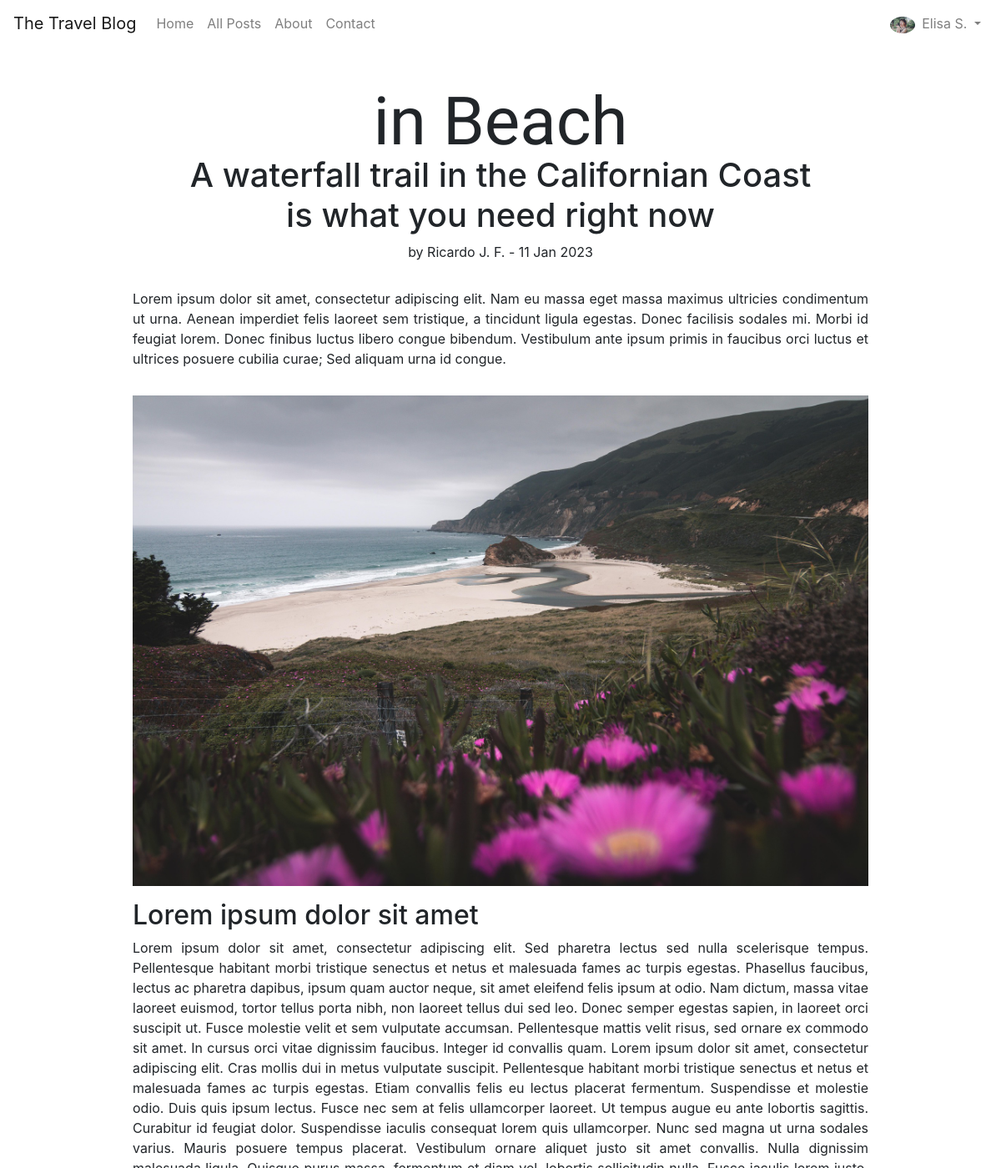
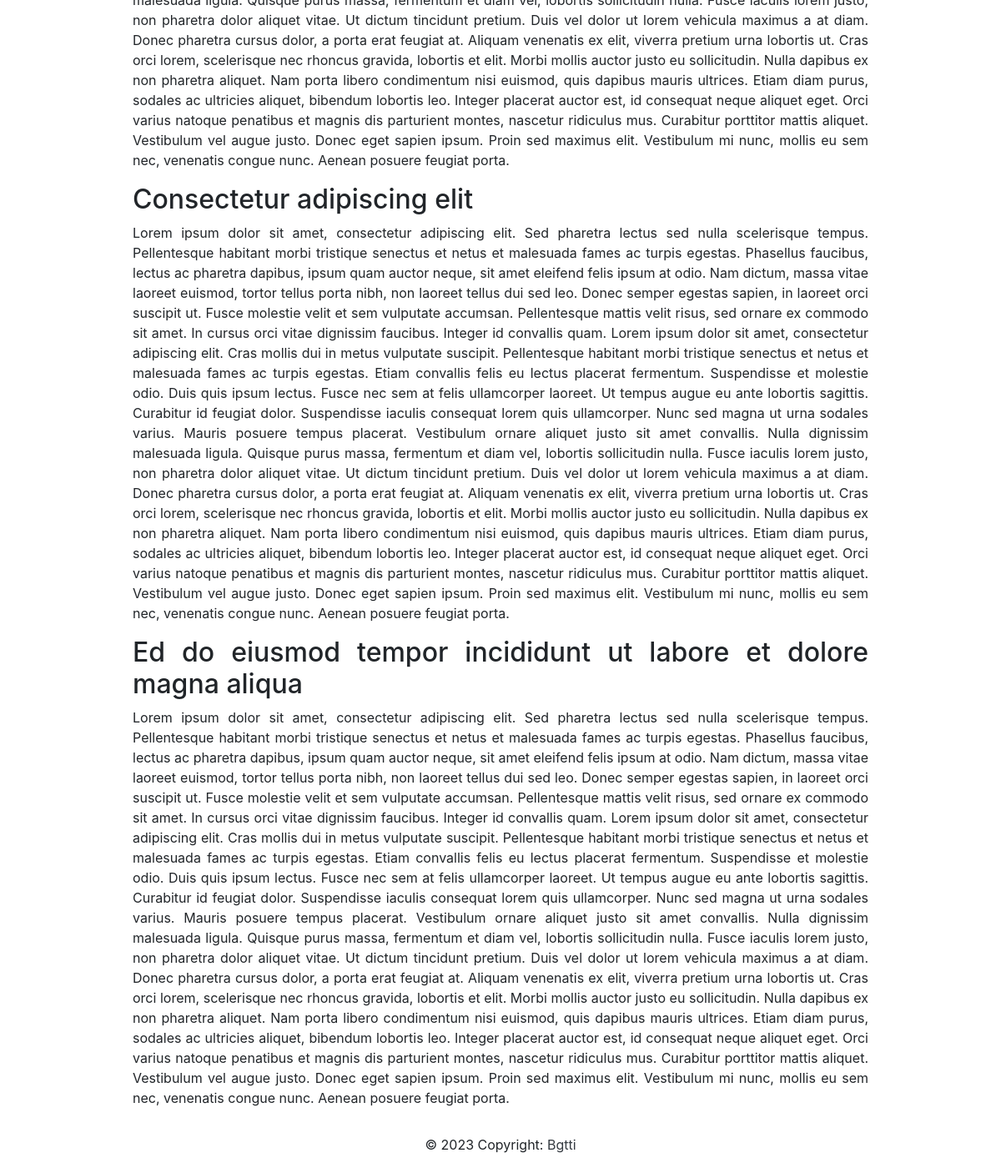
The app's page /dashboard/manage_posts/preview_post/2 (signed in) with its own data (2 pictures, top to bottom).
### app/models/user.py (models this page shows, shortened)
class Blog_User(UserMixin, db.Model):
    __tablename__ = "blog_user"
    id = db.Column(db.Integer, primary_key=True)
    name = db.Column(db.String(200), nullable=False, unique=True)
    email = db.Column(db.String(200), nullable=False, unique=True)
    password = db.Column(db.String(200), nullable=False)
    date_created = db.Column(db.DateTime, default=datetime.utcnow)
    about = db.Column(db.String(385), default="")
    picture = db.Column(
        db.String(), default="Picture_default.jpg")
    type = db.Column(db.String(100), nullable=False, default="user")
    blocked = db.Column(db.String(5), default="FALSE")
    admin_notes = db.Column(db.Text)
    posts = db.relationship('Blog_Posts', backref='author')
    comments = db.relationship('Blog_Comments', backref='user')
    replies = db.relationship('Blog_Replies', backref='user')
    likes = db.relationship('Blog_Likes', backref='user')
    bookmarks = db.relationship('Blog_Bookmarks', backref='user')

### app/models/themes.py (models this page shows, shortened)
class Blog_Theme(db.Model):
    __tablename__ = "blog_theme"
    id = db.Column(db.Integer, primary_key=True)
    theme = db.Column(db.String(30), nullable=False)
    picture = db.Column(db.String(700), nullable=False)
    picture_source = db.Column(db.String(700))
    posts = db.relationship('Blog_Posts', backref='theme_group')

### app/models/posts.py (models this page shows, shortened)
class Blog_Posts(db.Model):
    __tablename__ = "blog_posts"
    id = db.Column(db.Integer, primary_key=True)
    date_submitted = db.Column(db.DateTime, default=datetime.utcnow)
    date_to_post = db.Column(db.DateTime, default=datetime.utcnow)
    title = db.Column(db.String(200), nullable=False)
    intro = db.Column(db.String(200), nullable=False)
    body = db.Column(db.Text, nullable=False)
    picture_v = db.Column(db.String(200))
    picture_v_source = db.Column(db.String(500))
    picture_h = db.Column(db.String(200))
    picture_h_source = db.Column(db.String(500))
    picture_s = db.Column(db.String(200))
    picture_s_source = db.Column(db.String(500))
    picture_alt = db.Column(db.String(200))
    meta_tag = db.Column(db.String(200))
    title_tag = db.Column(db.String(200))
    admin_approved = db.Column(db.String(5), default="FALSE")
    featured = db.Column(db.String(5), default="FALSE")
    likes = db.relationship('Blog_Likes', backref='post')
    comments = db.relationship('Blog_Comments', backref='target_post')
    replies = db.relationship('Blog_Replies', backref='target_post')
    bookmarks = db.relationship('Blog_Bookmarks', backref='post')
    author_id = db.Column(db.Integer, db.ForeignKey('blog_user.id'))
    theme_id = db.Column(db.Integer, db.ForeignKey('blog_theme.id'))

### app/dashboard/routes.py (the view)
@dashboard.route("/dashboard/manage_posts_author/preview_post/<int:id>", endpoint='preview_post_author')
@dashboard.route("/dashboard/manage_posts/preview_post/<int:id>")
@login_required
def preview_post(id):
    post_to_preview = Blog_Posts.query.get_or_404(id)
    return render_template("dashboard/posts_preview_post.html", logged_in=current_user.is_authenticated, post_to_preview=post_to_preview)

### app/account/routes.py (called while the page is built)
@login_manager.user_loader
def load_user(user_id):
    return Blog_User.query.get(int(user_id))

### app/templates/dashboard/posts_preview_post.html (shortened to what this page needs)
{% extends "base.html" %}
{% block content %}
<section class="mb-3 container-fluid">
    <div class="row justify-content-center">
        <div class="col-lg-8 col-md-10">
            <p class="ALL-special-font ALL-h1 text-center" style="margin-bottom: -20px;">in {{post_to_preview.theme_group.theme}}
            </p>
        </div>
        <div class="col-lg-8 col-md-10">
            <h1 class="text-center">{{post_to_preview.title}}</h1>
        </div>
        <div class="col-lg-8 col-md-10">
            <p class="text-center">by {{post_to_preview.author.name}} - {{post_to_preview.date_to_post.strftime('%d %b %Y')}}</p>
        </div>
    </div>
</section>
<section class="mb-3 container-fluid">
    <div class="row justify-content-center">
        <div class="row no-gutters col-12 .col-md-10" style="max-width: 57rem;">
            <div class="col-12 text-justify">
                <p>{{post_to_preview.intro}}</p>
            </div>
        </div>
    </div>
</section>
<section class="mb-3 container-fluid">
    <div class="row justify-content-center">
        <img class="col-12"
            {% if post_to_preview.picture_h %}
            src="{{ url_for('static', filename='Pictures_Posts/'+post_to_preview.picture_h) }}"
            {% else %}
            src="{{ url_for('static', filename='Pictures_Posts/Picture_not_available.png') }}"
            {% endif %}
            alt="{{post_to_preview.picture_alt}}" style="max-width: 57rem; ">
    </div>
</section>
<section class="mb-3 container-fluid">
    <div class="row justify-content-center">
        <div class="row no-gutters col-12 .col-md-10" style="max-width: 57rem;">
            <div class="col-12 text-justify">
                {{post_to_preview.body|safe}}
            </div>
        </div>
    </div>
</section>
{% endblock %}

### app/templates/base.html (shortened to what this page needs)
<!doctype html>
<html lang="en">
<head>
    <link rel="stylesheet" href="https://cdn.jsdelivr.net/npm/bootstrap@4.5.3/dist/css/bootstrap.min.css"
>
    <link rel="stylesheet" href="/../static/CSS/styles.css">
</head>
<body>
    <nav class="navbar navbar-expand-lg navbar-light HOME-nav">
        <a class="navbar-brand" href="#">The Travel Blog</a>
        <div class="collapse navbar-collapse" id="navbarSupportedContent">
            <ul class="navbar-nav mr-auto">
                <li class="nav-item">
                    <a class="nav-link" href="/">Home <span class="sr-only">(current)</span></a>
                </li>
                <li class="nav-item">
                    <a class="nav-link" href="{{ url_for('website.all', index=0) }}">All Posts</a>
                </li>
                <li class="nav-item">
                    <a class="nav-link" href="/about">About</a>
                </li>
                <li class="nav-item">
                    <a class="nav-link" href="/contact">Contact</a>
                </li>
            </ul>
            <ul class="navbar-nav my-2 my-lg-0">
                {% if logged_in: %}
                <li class="nav-item dropdown">
                    <a class="nav-link dropdown-toggle" href="#" id="navbarDropdown" role="button" data-toggle="dropdown"
                        aria-haspopup="true" aria-expanded="false">
                        <img src="{{ url_for('static', filename='Pictures_Users/'+current_user.picture) }}" class="rounded-circle mr-1" height="20"
                            alt="User" loading="lazy" />
                        {{ current_user.name }}
                    </a>
                </li>
                {% endif %}
            </ul>
        </div>
    </nav>
{% block content %}
{% endblock %}
<footer class=" text-center text-lg-start HOME-footer">
    <p class="text-center">
        © 2023 Copyright:
        <a class="text-dark" href="https://github.com/bgtti">Bgtti</a>
    </p>
</footer>
</body>
</html>

### app/static/CSS/styles.css (style rules this page uses)
html, body { overflow-x: hidden; }
.HOME-special-font, .ALL-special-font { font-family: 'La Belle Aurore', cursive; }
.ALL-h1 { margin: 30px; font-size: 3em; }
@media screen and (min-width: 600px) { .ALL-h1 { font-size: 5em; } }

### records on screen
Blog_User: picture (picture), name "Elisa S."
Blog_Theme: theme_group.theme "Beach"
Blog_Posts: title "A waterfall trail in the Californian Coast is what you need right now", date_to_post "11 Jan 2023", intro "Lorem ipsum dolor sit amet, consectetur adipiscing elit. Nam eu massa eget massa maximus ultricies condimentum ut urna. Aenean imperdiet felis laoreet sem tristique, a tincidunt ligula egestas. Donec facilisis sodales mi. Morbi id feugiat lorem. Donec finibus luctus libero congue bibendum. Vestibulum ante ipsum primis in faucibus orci luctus et ultrices posuere cubilia curae; Sed aliquam urna id congue.", picture_h (picture), body "Lorem ipsum dolor sit amet Lorem ipsum dolor sit amet, consectetur adipiscing elit. Sed pharetra lectus sed nulla scelerisque tempus. Pellentesque habitant morbi tristique senectus et netus et malesuada fames ac turpis egestas. Phasellus faucibus, lectus ac pharetra dapibus, ipsum quam auctor neque, sit amet eleifend felis ipsum at odio. Nam dictum, massa vitae laoreet euismod, tortor tellus porta nibh, non laoreet tellus dui sed leo. Donec semper egestas sapien, in laoreet orci suscipit ut. Fusce molestie velit et sem vulputate accumsan. Pellentesque mattis velit risus, sed ornare ex commodo sit amet. In cursus orci vitae dignissim faucibus. Integer id convallis quam. Lorem ipsum dolor sit…"
Blog_User: author.name "Ricardo J. F."
